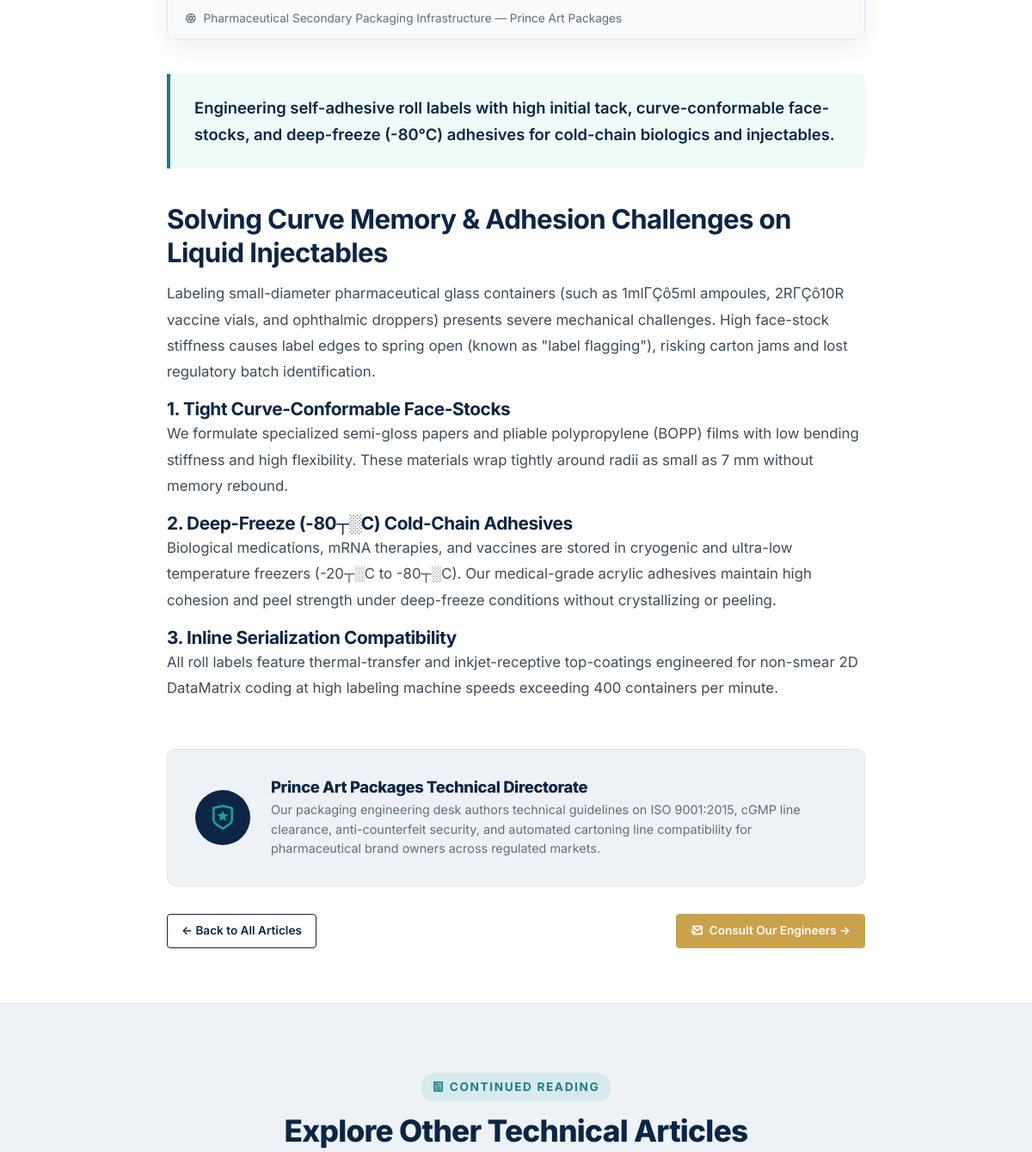
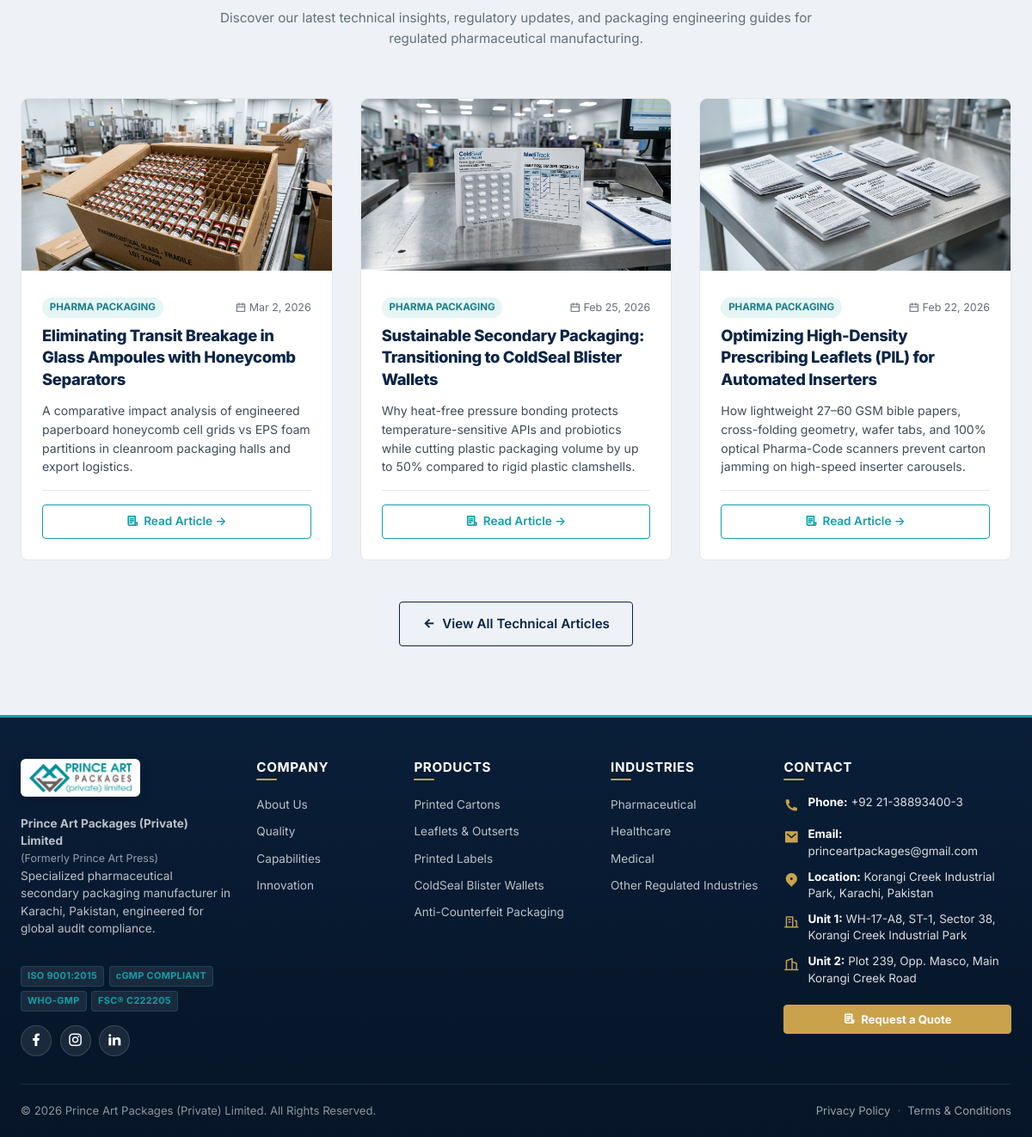
/public_site/blog-post.php?slug=small-diameter-vial-ampoule-labeling (lower part), run on an earlier commit of the app's database (2 pictures, top to bottom).
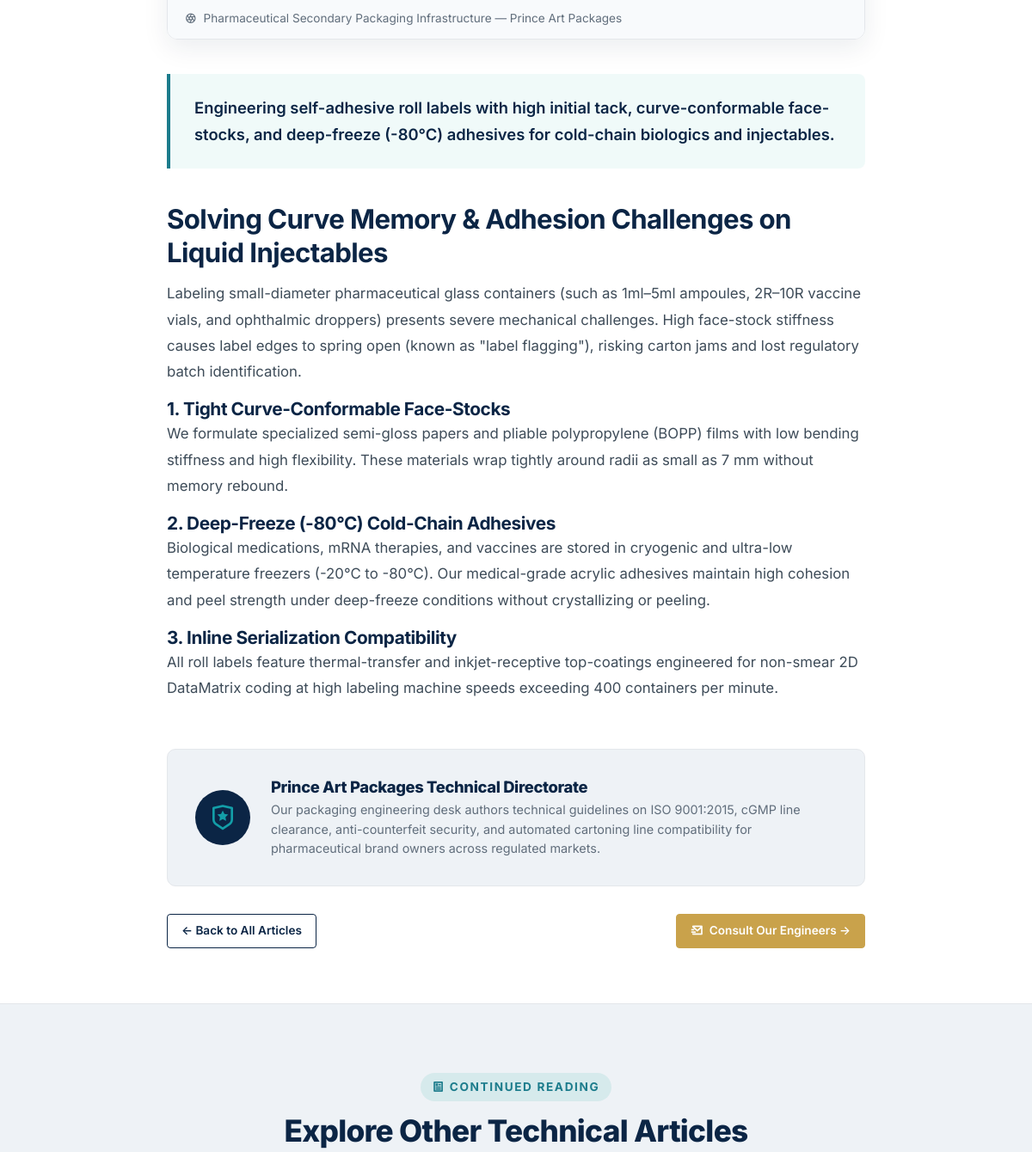
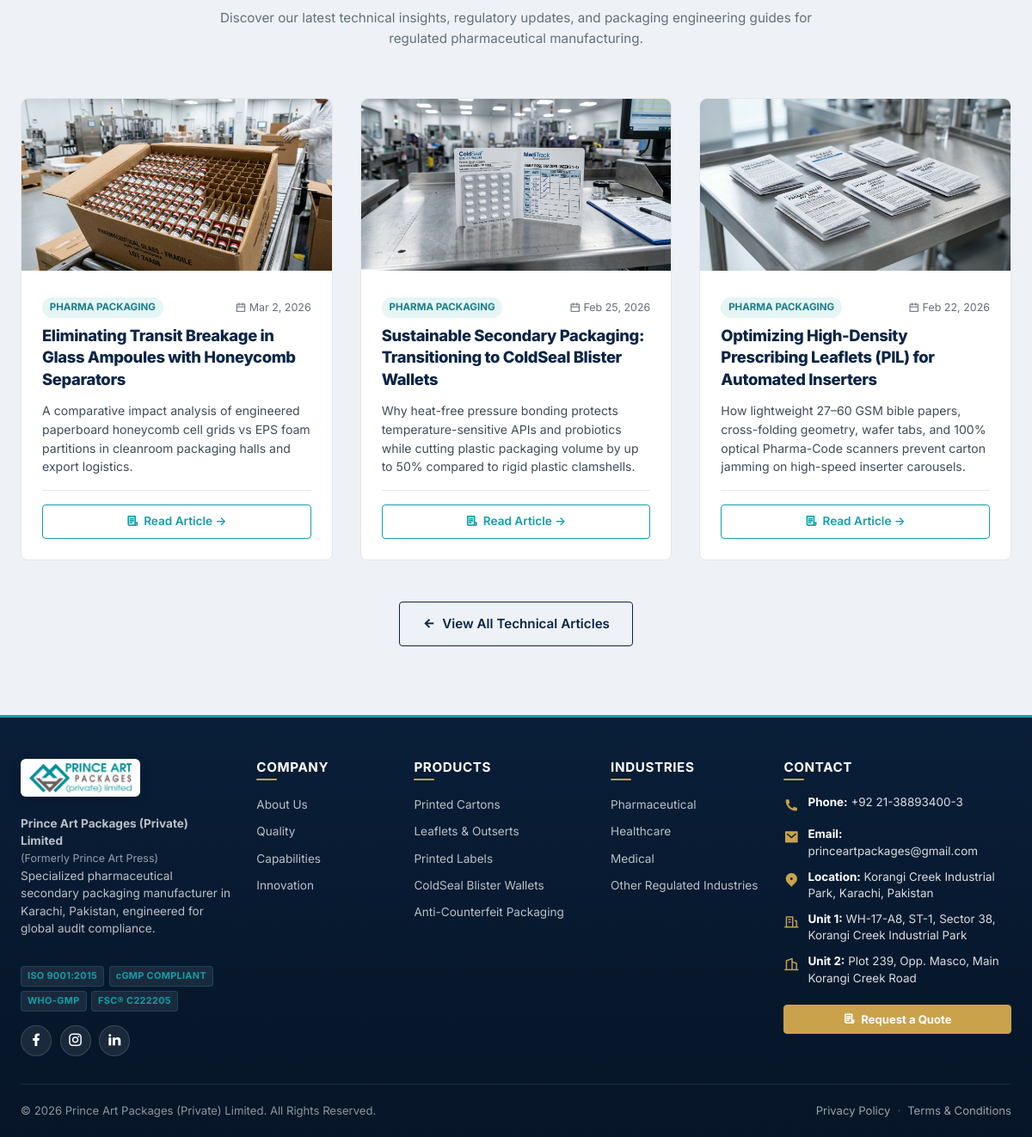
And on a later commit of the database (2 pictures, top to bottom).
### tables this page shows
CREATE TABLE `blog_posts` (
  `id` int(11) NOT NULL AUTO_INCREMENT,
  `title` varchar(200) NOT NULL,
  `slug` varchar(200) NOT NULL,
  `excerpt` varchar(300) DEFAULT NULL,
  `content` text DEFAULT NULL,
  `image_path` varchar(255) DEFAULT NULL,
  `meta_title` varchar(160) DEFAULT NULL,
  `meta_description` varchar(300) DEFAULT NULL,
  `is_published` tinyint(1) DEFAULT 0,
  `published_at` timestamp NULL DEFAULT NULL,
  `created_at` timestamp NOT NULL DEFAULT current_timestamp(),
  PRIMARY KEY (`id`),
  UNIQUE KEY `slug` (`slug`),
  KEY `idx_posts_pub_date` (`is_published`,`published_at`)
);

CREATE TABLE `cta_buttons` (
  `id` int(11) NOT NULL AUTO_INCREMENT,
  `page_id` int(11) NOT NULL,
  `label` varchar(150) NOT NULL,
  `url` varchar(500) NOT NULL,
  `action_type` varchar(20) NOT NULL DEFAULT 'link',
  `style` enum('btn-gold','btn-teal','btn-navy','btn-outline-navy') NOT NULL DEFAULT 'btn-gold',
  `icon` varchar(100) DEFAULT NULL,
  `placement` varchar(100) NOT NULL,
  `sort_order` int(11) NOT NULL DEFAULT 0,
  `is_active` tinyint(1) NOT NULL DEFAULT 1,
  PRIMARY KEY (`id`),
  KEY `idx_cta_page_placement` (`page_id`,`placement`),
  KEY `idx_cta_active_sort` (`is_active`,`sort_order`),
  CONSTRAINT `cta_buttons_ibfk_1` FOREIGN KEY (`page_id`) REFERENCES `pages` (`id`) ON DELETE CASCADE
);

### public_site/blog-post.php (the view, shortened to what the changed rows need)
<?php
$pageSlug = 'blog';
require_once __DIR__ . '/../includes/functions.php';
$pdo = get_db();
$slug = trim($_GET['slug'] ?? '');
$stmt = $pdo->prepare("SELECT * FROM blog_posts WHERE slug = ? AND is_published = 1 LIMIT 1");
$stmt->execute([$slug]);
$post = $stmt->fetch(PDO::FETCH_ASSOC);
$relatedPosts = [];
if ($post) {
    $relStmt = $pdo->prepare("SELECT * FROM blog_posts WHERE id != ? AND is_published = 1 ORDER BY published_at DESC LIMIT 3");
    $relStmt->execute([$post['id']]);
    $relatedPosts = $relStmt->fetchAll(PDO::FETCH_ASSOC);
}
require __DIR__ . '/includes/header.php';
?>
<?php if ($post): ?>
  <section class="section" style="padding: 4rem 0; background: #ffffff;">
    <div class="container" style="max-width: 860px; margin: 0 auto;">
      <div style="margin-bottom: 2.5rem; border-radius: 12px; overflow: hidden; box-shadow: 0 10px 30px rgba(10,37,64,0.08); border: 1px solid var(--border-color);">
        <div style="background: #f8fafc; padding: 0.75rem 1.25rem; font-size: 0.85rem; color: var(--text-muted); border-top: 1px solid var(--border-color); display: flex; align-items: center; gap: 0.5rem;">
          <i class="ri-camera-lens-line text-teal"></i> Pharmaceutical Secondary Packaging Infrastructure — Prince Art Packages
        </div>
      </div>
      <div style="background: rgba(0,168,150,0.06); border-left: 4px solid var(--teal-primary); padding: 1.5rem 1.75rem; border-radius: 0 8px 8px 0; margin-bottom: 2.5rem;">
        <p style="font-size: 1.15rem; line-height: 1.7; color: var(--navy-dark); font-weight: 600; margin: 0;">
          <?= h($post['excerpt']) ?>
        </p>
      </div>
      <div class="article-content" style="font-size: 1.05rem; line-height: 1.8; color: var(--text-body);">
        <?= $post['content']  ?>
      </div>
      <div style="margin-top: 3.5rem; padding: 2rem; background: var(--bg-alt); border-radius: 10px; border: 1px solid var(--border-color); display: flex; align-items: center; gap: 1.5rem; flex-wrap: wrap;">
        <div style="width: 64px; height: 64px; border-radius: 50%; background: var(--navy-dark); color: var(--teal-brand); display: flex; align-items: center; justify-content: center; font-size: 2rem; flex-shrink: 0;">
          <i class="ri-shield-star-line"></i>
        </div>
        <div style="max-width: 650px;">
          <h4 style="margin: 0 0 0.25rem 0; font-size: 1.15rem; color: var(--navy-dark); font-weight: 800;">Prince Art Packages Technical Directorate</h4>
          <p style="margin: 0; font-size: 0.9rem; color: var(--text-muted); line-height: 1.55;">
            Our packaging engineering desk authors technical guidelines on ISO 9001:2015, cGMP line clearance, anti-counterfeit security, and automated cartoning line compatibility for pharmaceutical brand owners across regulated markets.
          </p>
        </div>
      </div>
      <div style="margin-top: 2rem; display: flex; justify-content: space-between; align-items: center; flex-wrap: wrap; gap: 1rem;">
        <a href="blog.php" class="btn btn-outline-navy btn-sm">
          &larr; Back to All Articles
        </a>
        <a href="contact.php" class="btn btn-gold btn-sm">
          <i class="ri-mail-send-line"></i> Consult Our Engineers &rarr;
        </a>
      </div>
    </div>
  </section>
  <section class="section" style="background: var(--bg-alt); padding: 5rem 0; border-top: 1px solid var(--border-color);">
    <div class="container">
      <div class="section-header" style="text-align: center; max-width: 760px; margin: 0 auto 3.5rem auto;">
        <span class="section-subtitle" style="display: inline-block; font-size: 0.85rem; font-weight: 700; letter-spacing: 0.12em; color: var(--teal-primary); text-transform: uppercase; margin-bottom: 0.75rem; background: rgba(0,168,150,0.1); padding: 0.35rem 0.85rem; border-radius: 30px;">
          <i class="ri-article-line"></i> CONTINUED READING
        </span>
        <h2 style="font-size: 2.2rem; color: var(--navy-dark); font-weight: 800;">Explore Other Technical Articles</h2>
        <p style="color: var(--text-muted); font-size: 0.95rem; line-height: 1.6;">
          Discover our latest technical insights, regulatory updates, and packaging engineering guides for regulated pharmaceutical manufacturing.
        </p>
      </div>
      <div class="grid-3-products" style="gap: 2rem;">
        <?php foreach ($relatedPosts as $relPost): ?>
          <div class="product-card" style="display: flex; flex-direction: column; height: 100%;">
            <a href="blog-post.php?slug=<?= urlencode($relPost['slug']) ?>" style="text-decoration: none; color: inherit; display: block; overflow: hidden; border-radius: 8px 8px 0 0;">
              <img src="<?= h($relPost['image_path']) ?>" class="card-img-top" alt="<?= h($relPost['title']) ?>" style="height: 200px; width: 100%; object-fit: cover; transition: transform 0.3s ease;">
            </a>
            <div class="card-body" style="padding: 1.5rem; display: flex; flex-direction: column; flex-grow: 1; justify-content: space-between;">
              <div>
                <div style="display: flex; align-items: center; justify-content: space-between; margin-bottom: 0.5rem; flex-wrap: wrap; gap: 0.5rem;">
                  <span class="cert-pill" style="background: rgba(0,168,150,0.1); color: var(--teal-primary); font-size: 0.72rem; font-weight: 700; padding: 0.18rem 0.55rem; border-radius: 20px;">
                    PHARMA PACKAGING
                  </span>
                  <span style="font-size: 0.78rem; color: var(--text-muted);">
                    <i class="ri-calendar-line"></i> <?= h(date('M j, Y', strtotime($relPost['published_at']))) ?>
                  </span>
                </div>
                <h3 class="card-title" style="font-size: 1.15rem; line-height: 1.4; color: var(--navy-dark); font-weight: 800; margin-bottom: 0.75rem;">
                  <a href="blog-post.php?slug=<?= urlencode($relPost['slug']) ?>" style="text-decoration: none; color: inherit;">
                    <?= h($relPost['title']) ?>
                  </a>
                </h3>
                <p style="font-size: 0.88rem; line-height: 1.55; color: var(--text-body); margin-bottom: 1rem;">
                  <?= h($relPost['excerpt']) ?>
                </p>
              </div>
              <div class="btn-quote-wrapper" style="margin-top: auto; padding-top: 1rem; border-top: 1px solid var(--border-color);">
                <a href="blog-post.php?slug=<?= urlencode($relPost['slug']) ?>" class="btn btn-outline-teal btn-sm" style="width: 100%; text-align: center; justify-content: center;">
                  <i class="ri-file-list-3-line"></i> Read Article &rarr;
                </a>
              </div>
            </div>
          </div>
        <?php endforeach; ?>
      </div>
      <div style="text-align: center; margin-top: 3rem;">
        <a href="blog.php" class="btn btn-outline-navy btn-lg">
          <i class="ri-arrow-left-line"></i> View All Technical Articles
        </a>
      </div>
    </div>
  </section>
<?php endif; ?>
<?php require __DIR__ . '/includes/footer.php'; ?>

### public_site/includes/footer.php (shortened to what the changed rows need)
  </main>
  <footer class="footer">
    <div class="container">
      <div class="footer-grid">
        <div>
          <div class="footer-contact-list">
            <?php
              $footerPhone = get_setting('company_phone', '+92 21-38893400-3');
              $footerEmail = get_setting('company_email', 'info@princeartpackages.com');
            ?>
            <a href="tel:<?= preg_replace('/[^0-9+]/', '', $footerPhone) ?>" class="footer-contact-item" title="Phone">
              <i class="ri-phone-fill"></i>
              <span><strong>Phone:</strong> <?= h($footerPhone) ?></span>
            </a>
            <a href="mailto:<?= h($footerEmail) ?>" class="footer-contact-item" title="Email">
              <i class="ri-mail-fill"></i>
              <span><strong>Email:</strong> <?= h($footerEmail) ?></span>
            </a>
            <div class="footer-contact-item" title="Manufacturing Address">
              <i class="ri-map-pin-2-fill"></i>
              <span><strong>Location:</strong> Korangi Creek Industrial Park, Karachi, Pakistan</span>
            </div>
            <div class="footer-contact-item">
              <i class="ri-building-line"></i>
              <span><strong>Unit 1:</strong> WH-17-A8, ST-1, Sector 38, Korangi Creek Industrial Park</span>
            </div>
            <div class="footer-contact-item">
              <i class="ri-building-2-line"></i>
              <span><strong>Unit 2:</strong> Plot 239, Opp. Masco, Main Korangi Creek Road</span>
            </div>
            <?= render_cta_buttons('global', 'footer', '<button type="button" class="btn btn-gold btn-sm footer-cta-btn open-rfq-modal" data-source-button="Footer CTA — Request a Quote" style="margin-top:0.65rem; cursor:pointer; width:100%; justify-content:center;"><i class="ri-file-list-3-line"></i> Request a Quote</button>') ?>
          </div>
        </div>
      </div>
    </div>
  </footer>
</body>
</html>

### includes/functions.php (shortened to what the changed rows need)
<?php
$_pac_settings_cache = null;
$_pac_cta_cache      = null;
function preload_settings(): void {
    try {
        $pdo = get_db();
        $rows = $pdo->query("SELECT setting_key, setting_value FROM settings")->fetchAll();
        $_pac_settings_cache = [];
        foreach ($rows as $row) {
            $_pac_settings_cache[$row['setting_key']] = $row['setting_value'];
        }
    } catch (\Throwable $e) {
        $_pac_settings_cache = [];
    }
}
function clean_mojibake(?string $str): string {
    static $mojibakeMap = [
        "\xce\x93\xc3\x87\xc3\xb3" => '•',
        "\xce\x93\xc3\x87\xc3\xb4" => '–',
        "\xce\x93\xc3\x87\xc3\xb6" => '—',
        "\xce\x93\xc3\xa4\xc3\xb3" => '™',
        "\xce\x93\xc3\x87\xc3\x96" => '’',
        "\xce\x93\xc3\x87\xc2\xa3" => '“',
        "\xce\x93\xc3\x87\xc2\xa5" => '”',
        "\xc2\xba\xc2\xb0"         => '°',
        'ΓÇó' => '•',
        'ΓÇô' => '–',
        'ΓÇö' => '—',
        'Γäó' => '™',
        'ΓÇÖ' => '’',
        'ΓÇ£' => '“',
        'ΓÇ¥' => '”',
        '┬░'  => '°',
        'гÇó' => '•',
        'гÇô' => '–',
        'гÇö' => '—',
        'гäó' => '™',
        'гÇÖ' => '’',
    ];
    return str_replace(array_keys($mojibakeMap), array_values($mojibakeMap), $str);
}
function h(?string $value): string {
    return htmlspecialchars(clean_mojibake($value), ENT_QUOTES, 'UTF-8');
}
function preload_cta_buttons(): void {
    $_pac_cta_cache = [];
    try {
        $pdo = get_db();
        $rows = $pdo->query(
            "SELECT cb.*, p.slug AS page_slug
             FROM cta_buttons cb
             JOIN pages p ON p.id = cb.page_id
             WHERE cb.is_active = 1
             ORDER BY cb.sort_order ASC"
        )->fetchAll();
        foreach ($rows as $row) {
            $key = $row['page_slug'] . '|' . $row['placement'];
            if (!isset($_pac_cta_cache[$key])) {
                $_pac_cta_cache[$key] = [];
            }
            $_pac_cta_cache[$key][] = $row;
        }
    } catch (\Throwable $e) {
    }
}
function get_cta_buttons(string $pageSlug, string $placement): array {
    global $_pac_cta_cache;
    if ($_pac_cta_cache === null) {
        preload_cta_buttons();
    }
    $cacheKey = $pageSlug . '|' . $placement;
    return $_pac_cta_cache[$cacheKey] ?? [];
}
function render_cta_buttons(string $pageSlug, string $placement, string $fallbackHtml = ''): string {
    $buttons = get_cta_buttons($pageSlug, $placement);
    if (empty($buttons)) {
        return $fallbackHtml;
    }
    $html = '';
    foreach ($buttons as $btn) {
        $icon = !empty($btn['icon']) ? '<i class="' . h($btn['icon']) . '"></i> ' : '';
        $style = !empty($btn['style']) ? h($btn['style']) : 'btn-gold';
        $actionType = $btn['action_type'] ?? 'link';
        $sourceBtnLabel = h($btn['label']) . ' (' . ucfirst($pageSlug) . ' — ' . ucfirst($placement) . ')';
        $extraClass = '';
        $extraStyle = '';
        if ($placement === 'footer') {
            $extraClass = ' footer-cta-btn';
            $extraStyle = ' style="margin-top:0.65rem; cursor:pointer; width:100%; justify-content:center;"';
        } elseif ($placement === 'header') {
            $extraClass = ' header-cta-btn';
        }
        if ($actionType === 'submit' || $placement === 'form_submit') {
            $html .= '<button type="submit" class="btn ' . $style . $extraClass . '" style="width:100%;">' . $icon . h($btn['label']) . '</button>';
        } elseif ($actionType === 'popup') {
            $btnStyleAttr = ($placement === 'footer') ? $extraStyle : ' style="cursor:pointer;"';
            $html .= '<button type="button" class="btn ' . $style . $extraClass . ' open-rfq-modal" data-source-button="' . h($sourceBtnLabel) . '"' . $btnStyleAttr . '>' . $icon . h($btn['label']) . '</button>';
        } else {
            $html .= '<a href="' . h($btn['url']) . '" class="btn ' . $style . $extraClass . '"' . $extraStyle . '>' . $icon . h($btn['label']) . '</a>';
        }
    }
    return $html;
}
function get_setting(string $key, string $default = ''): string {
    global $_pac_settings_cache;
    if ($_pac_settings_cache === null) {
        preload_settings();
    }
    if (isset($_pac_settings_cache[$key]) && $_pac_settings_cache[$key] !== null && $_pac_settings_cache[$key] !== '') {
        return $_pac_settings_cache[$key];
    }
    return $default;
}

What changed in the data, as far as the page shows it:
changed blog_posts: content "…glass containers (such as 1mlΓÇô5ml ampoules, 2RΓÇô10R vaccine vials, and ophthalmic droppers) presents severe mechanical challenges. High face-stock stiffness causes label edges to spring open (known as \"label flagging\"), risking carton jams and lost regulatory batch identification. 1. Tight Curve-Conformable Face-Stocks We formulate specialized semi-gloss papers and pliable polypropylene (BOPP) films with low bending stiffness and high flexibility. These materials wrap tightly around radii as small as 7 mm without memory rebound. 2. Deep-Freeze (-80┬░C) Cold-Chain Adhesives Biological medications, mRNA therapies, and vaccines are stored in cryogenic and ultra-low temperature freezers…" → "…glass containers (such as 1ml–5ml ampoules, 2R–10R vaccine vials, and ophthalmic droppers) presents severe mechanical challenges. High face-stock stiffness causes label edges to spring open (known as \"label flagging\"), risking carton jams and lost regulatory batch identification. 1. Tight Curve-Conformable Face-Stocks We formulate specialized semi-gloss papers and pliable polypropylene (BOPP) films with low bending stiffness and high flexibility. These materials wrap tightly around radii as small as 7 mm without memory rebound. 2. Deep-Freeze (-80°C) Cold-Chain Adhesives Biological medications, mRNA therapies, and vaccines are stored in cryogenic and ultra-low temperature freezers (-20°C…"
added cta_buttons: label "Request a Quote"
Also different on the page:
text no longer shown: "Request a Quote"
